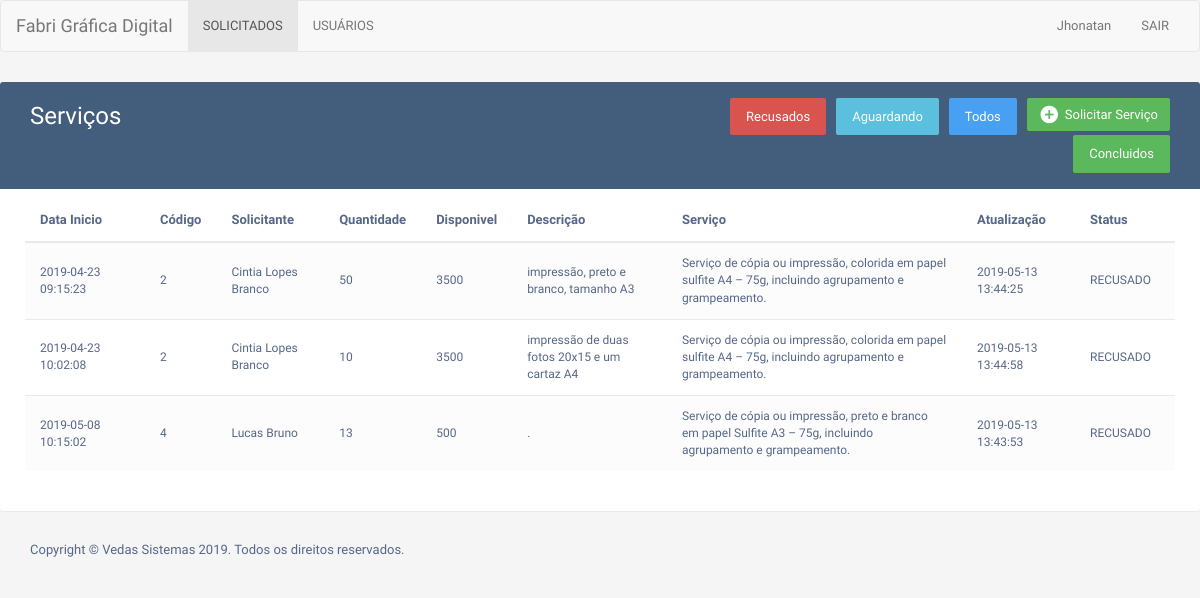
Page /interno/administrador/recusados.php (signed in) on the committed database.
### tables this page shows
CREATE TABLE `impressao` (
  `id` int(11) NOT NULL,
  `data_inicio` datetime DEFAULT CURRENT_TIMESTAMP,
  `descricao` varchar(250) NOT NULL,
  `quantidade` int(10) NOT NULL,
  `id_produto` int(11) NOT NULL,
  `status` int(11) NOT NULL,
  `data` timestamp NULL DEFAULT CURRENT_TIMESTAMP,
  `id_professor` int(11) NOT NULL,
  `unidade` int(11) DEFAULT NULL
);

CREATE TABLE `produtos` (
  `id` int(11) NOT NULL,
  `codigo` int(11) NOT NULL,
  `descricao_prod` varchar(500) NOT NULL,
  `quantidade` int(11) NOT NULL,
  `valor_unidade` decimal(10,2) NOT NULL,
  `status` int(1) DEFAULT NULL
);

CREATE TABLE `usuarios` (
  `id` int(11) NOT NULL,
  `matricula` int(11) NOT NULL,
  `nome` varchar(220) NOT NULL,
  `login` varchar(220) NOT NULL,
  `senha` varchar(64) NOT NULL,
  `nivel` int(11) NOT NULL,
  `unidade` int(11) NOT NULL,
  `status` int(11) NOT NULL
);

### interno/administrador/recusados.php (the view, shortened to what this page needs)
<?php
include_once("../conexao_bd.php");
 $VarNome  = $_SESSION['s_nome'];
 $VarUnidade = $_SESSION['s_unidade'];
?>
<!DOCTYPE html>
<html lang="en">
<head>
<link rel="stylesheet" href="https://maxcdn.bootstrapcdn.com/font-awesome/4.7.0/css/font-awesome.min.css">
<link rel="stylesheet" href="https://maxcdn.bootstrapcdn.com/bootstrap/3.3.7/css/bootstrap.min.css">
</head>
<body>
      <nav class="navbar navbar-default">
        <div class="container-fluid">
          <div class="navbar-header">
            <a class="navbar-brand" href="#">Fabri Gráfica Digital</a>
          </div>
          <div id="navbar" class="navbar-collapse collapse">
            <ul class="nav navbar-nav">
              <li  class="active"><a href="index.php">SOLICITADOS</a></li>
              <li><a href="usuarios.php">USUÁRIOS</a></li>
            </ul>
            <ul class="nav navbar-nav navbar-right">
              <li><a href="#"><?php echo "$VarNome"; ?></a></li>
              <li><a href="../administrador/logout.php">SAIR</a></li>
            </ul>
          </div>
        </div>
      </nav>
        <div class="table-wrapper">
            <div class="table-title">
                <div class="row">
                    <div class="col-sm-6">
            <h2>Serviços</b></h2>
          </div>
          <div class="col-sm-6">
            <a href="solicitar_servico.php" class="btn btn-success"><i class="material-icons">&#xE147;</i> <span>Solicitar Serviço</span></a>
            <a href="index.php"><button class="btn btn-lg " style="background-color: #48a0f2;">Todos</button></a>
            <a href="aguardando.php"><button class="btn btn-lg btn-info">Aguardando</button></a>
            <a href="recusados.php"><button class="btn btn-lg btn-danger">Recusados</button></a>
            <a href="concluidos.php"><button class="btn btn-lg btn-success">Concluidos</button></a>
          </div>
                </div>
            </div>
            <table class="table table-striped table-hover">
                <thead>
                    <tr>
                        <th style="width: 120px;">Data Inicio</th>
                        <th>Código</th>
                        <th>Solicitante</th>
                        <th>Quantidade</th>
                        <th>Disponivel</th>
                        <th>Descrição</th>
                        <th>Serviço</th>
                        <th>Atualização</th>
                        <th>Status</th>
                    </tr>
                </thead>
                <tbody>
                   <?php
    $result_impres= "SELECT impressao.id,impressao.descricao,
impressao.quantidade,impressao.status,
produtos.quantidade-
(select coalesce(sum(impressao2.quantidade),0) from impressao impressao2
    where (impressao2.status=1 or
impressao2.status=3 or impressao2.status=4) and extract(month FROM impressao2.data)=1
and extract(year FROM impressao2.data)=2019 and impressao2.id_produto=impressao.id_produto)
as disponivel,
impressao.id_produto,impressao.data_inicio,produtos.descricao_prod, produtos.codigo,
case when impressao.status=0 then 'AGUARDANDO'
when impressao.status=1 then 'CONFIRMADO'
when impressao.status=2 then 'RECUSADO'
when impressao.status=3 then 'EXECUTANDO'
when impressao.status=4 then 'CONCLUÍDO' end as Status,
impressao.data, impressao.id_professor, usuarios.nome as Solicitante, usuarios2.nome as Executor FROM impressao
left join produtos on (produtos.id=impressao.id_produto)
left join usuarios on (impressao.id_professor = usuarios.id)
left join usuarios usuarios2 on (impressao.status = usuarios2.id)
WHERE impressao.status=2 AND impressao.unidade = $VarUnidade";
    $resultado_impres = mysqli_query($conn, $result_impres);
    ?>
    <?php while($rows_impres = mysqli_fetch_assoc($resultado_impres)){
    ?>
            <tr style="font-size: 12px">
            <td><?php echo $rows_impres['data_inicio']; ?></td>
            <td><?php echo $rows_impres['codigo']; ?></td>
            <td><?php echo $rows_impres['Solicitante']; ?></td>
            <td><?php echo $rows_impres['quantidade']; ?></td>
            <td><?php echo $rows_impres['disponivel']; ?></td>
            <td><?php echo $rows_impres['descricao']; ?></td>
            <td><?php echo $rows_impres['descricao_prod']; ?></td>
                <td><?php echo $rows_impres['data']; ?></td>
                <td><?php echo $rows_impres['Status']; ?></td>
                         </tr>
                  <?php }?>
                </tbody>
            </table>
        </div>
     <footer>
<div class="footer" id="footer">
        <div class="container">
            <p class="pull-left"> Copyright © Vedas Sistemas 2019. Todos os direitos reservados. </p>
        </div>
    </div>
</footer>
</body>
</html>

### interno/administrador/recusados.php (style rules this page uses)
body { color: #566787; background: #f5f5f5; font-family: 'Varela Round', sans-serif; font-size: 13px; }
.table-wrapper { background: #fff; padding: 20px 25px; margin: 30px 0; border-radius: 3px; box-shadow: 0 1px 1px rgba(0,0,0,.05); }
.table-title { padding-bottom: 15px; background: #435d7d; color: #fff; padding: 16px 30px; margin: -20px -25px 10px; border-radius: 3px 3px 0 0; }
.table-title h2 { margin: 5px 0 0; font-size: 24px; }
.table-title .btn { color: #fff; float: right; font-size: 13px; border: none; min-width: 50px; border-radius: 2px; border: none; outline: none !important; margin-left: 10px; }
.table-title .btn i { float: left; font-size: 21px; margin-right: 5px; }
.table-title .btn span { float: left; margin-top: 2px; }
table.table tr th, table.table tr td { border-color: #e9e9e9; padding: 12px 15px; vertical-align: middle; }
table.table tr th:first-child { width: 60px; }
table.table tr th:last-child { width: 100px; }
table.table-striped tbody tr:nth-of-type(odd) { background-color: #fcfcfc; }

### rows in the picture
impressao: data_inicio "2019-04-23 09:15:23", id_produto.codigo "2", id_professor.nome "Cintia Lopes Branco", quantidade "50", disponivel "3500", descricao "impressão, preto e branco, tamanho A3", id_produto.descricao_prod "Serviço de cópia ou impressão, colorida em papel sulfite A4 – 75g, incluindo agrupamento e grampeamento.", data "2019-05-13 13:44:25", Status "RECUSADO"
impressao: data_inicio "2019-04-23 10:02:08", id_produto.codigo "2", id_professor.nome "Cintia Lopes Branco", quantidade "10", disponivel "3500", descricao "impressão de duas fotos 20x15 e um cartaz A4", id_produto.descricao_prod "Serviço de cópia ou impressão, colorida em papel sulfite A4 – 75g, incluindo agrupamento e grampeamento.", data "2019-05-13 13:44:58", Status "RECUSADO"
impressao: data_inicio "2019-05-08 10:15:02", id_produto.codigo "4", id_professor.nome "Lucas Bruno", quantidade "13", disponivel "500", descricao ".", id_produto.descricao_prod "Serviço de cópia ou impressão, preto e branco em papel Sulfite A3 – 75g, incluindo agrupamento e grampeamento.", data "2019-05-13 13:43:53", Status "RECUSADO"

### other values in the picture
$VarNome "Jhonatan"
